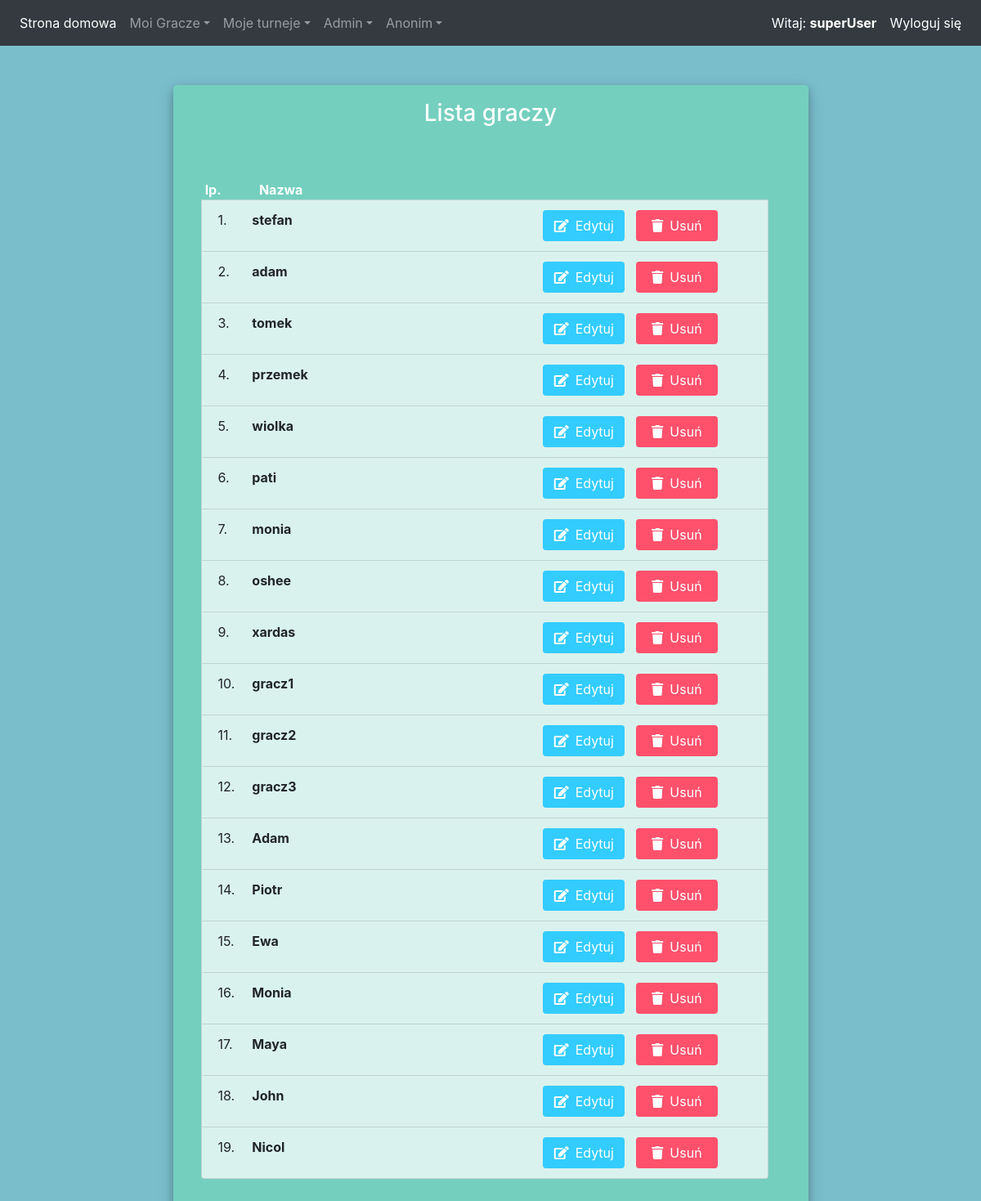
Page /players/list/all/ (signed in) on the committed database.
### app/models/player_model.py (models this page shows, shortened)
class Player(models.Model):
    user = models.ForeignKey(User, null=True, on_delete=models.CASCADE)
    name = models.CharField('Nazwa', max_length=100, null=True)

### app/decorators.py (the view)
        def wrapper_func(request, *args, **kwargs):
            group = None
            if request.user.groups.exists():
                group = request.user.groups.all()[0].name
            if group in allowed_roles:
                return view_func(request, *args, **kwargs)
            else:
                return render(request, 'app/no_authority.html')

### app/views/players_view.py (called while the page is built)
@allowed_users(allowed_roles=['user', 'admin'])
def all_players_list(request):
    if request.user.is_superuser:
        players = Player.objects.exclude(name="WALKOWER").filter
        context = {'players': players}
        return render(request, 'app/players/list.html', context)
    messages.error(request, 'Nie jesteś administatorem')
    return redirect('home')

### templates/app/players/list.html (shortened to what this page needs)
{% extends 'app/scheleton.html' %}
{% block content %}
    <div class=" container h-100" id="player_list_view">
		<div class="d-flex justify-content-center h-100">
			<div class="main-card mt-5">
				<div class="d-flex justify-content-center">
					<h3 id="form-title" class="mt-2">Lista graczy</h3>
				</div>
				<div class="d-flex justify-content-center form_container mb-4">
                    <ul class="container list-group m-4">
                    {% if players.count > 0 %}
                        <div class="row">
                            <div class="col-sm-1 txt-bold-white pt-22">lp.</div>
                            <div class="col-sm-2 txt-bold-white pl-0 pt-22">Nazwa</div>
                        </div>
                    {% else %}
                        <div class="row">
                            <div class="txt-bold-white col-12">Brak Graczy wyświetlenia.</div>
                        </div>
                    {% endif %}
                        {% for player in players %}
                            <li class="list-group-item list-background">
                                <div class="row">
                                    <div class="col-sm-1">{{ forloop.counter }}.</div>
                                    <div class="col-sm-2 font-weight-bold pl-0">{{ player.name }}</div>
                                    <div class="col-sm-2 offset-sm-4">
                                        <a href="{% url 'update_players' player.id %}">
                                            <button class="btn edit_btn" type="submit">
                                                <i class="fas fa-edit mr-2"> </i>Edytuj
                                            </button>
                                        </a>
                                    </div>
                                    <div class="col-sm-2">
                                        <form method="post" action="{% url 'delete_players' player.id %}">
                                            <button class="btn delete_btn" type="submit">
                                                <i class="fas fa-trash mr-2"> </i>Usuń
                                            </button>
                                        </form>
                                    </div>
                                </div>
                            </li>
                        {% endfor %}
                     </ul>
				</div>
			</div>
		</div>
	</div>
{% endblock %}

### templates/app/header.html (shortened to what this page needs)
<nav class="navbar navbar-expand-sm bg-dark navbar-dark">
    <div class="collapse navbar-collapse" id="navbarSupportedContent">
        <ul class="navbar-nav mr-auto">
            <li class="nav-item active">
                <a class="nav-link" href="{% url 'home' %}">Strona domowa <span class="sr-only">(current)</span></a>
            </li>
            <li class="nav-item dropdown">
                <a class="nav-link dropdown-toggle" href="#" data-toggle="dropdown">Moi Gracze</a>
            </li>
            <li class="nav-item dropdown">
                <a class="nav-link dropdown-toggle" href="#" data-toggle="dropdown">Moje turneje</a>
            </li>
            <li class="nav-item dropdown">
                <a class="nav-link dropdown-toggle" href="#" data-toggle="dropdown">Admin</a>
            </li>
            <li class="nav-item dropdown">
                <a class="nav-link dropdown-toggle" href="#" data-toggle="dropdown">Anonim</a>
            </li>
        </ul>
        <ul class="navbar-nav navbar-right">
            {% if user.is_authenticated %}
                <li class="nav-item active">
                    <a class="nav-link" href="#">Witaj: <b>{{user.username}}</b> <span class="sr-only">(current)</span></a>
                </li>
                <li class="nav-item active">
                    <a class="nav-link" href="{% url 'logout' %}">Wyloguj się <span class="sr-only">(current)</span></a>
                </li>
            {% endif %}
        </ul>
    </div>
</nav>

### app/static/css/styles.css (style rules this page uses)
.list-background { background: #daf2ee; }
.txt-bold-white { font-weight: bold; color: white; text-align: center; }
.pt-22 { padding-top: 22px; }
body, html { margin: 0; padding: 0; height: 100%; background: #7abecc !important; }
.user_card, .main-card { width: 350px; margin-top: auto; margin-bottom: auto; background: #74cfbf; position: relative; display: flex; justify-content: center; flex-direction: column; padding: 10px; box-shadow: 0 4px 8px 0 rgba(0, 0, 0, 0.2), 0 6px 20px 0 rgba(0, 0, 0, 0.19); -webkit-box-shadow: 0 4px 8px 0 rgba(0, 0, 0, 0.2), 0 6px 20px 0 rgba(0, 0, 0, 0.19); -moz-box-shadow: 0 4px 8px 0 rgba(0, 0, 0, 0.2), 0 6px 20px 0 rgba(0, 0, 0, 0.19); border-radius: 5px; }
.main-card { width: 70%; }
.form_container { margin-top: 10px; }
#form-title { color: #fff; }
.edit_btn { width: 100px; background: #33ccff !important; color: white !important; }
.delete_btn { width: 100px; background: #ff516c !important; color: white !important; }

### rows in the picture
Player: name "stefan"
Player: name "adam"
Player: name "tomek"
Player: name "przemek"
Player: name "wiolka"
Player: name "pati"
Player: name "monia"
Player: name "oshee"
Player: name "xardas"
Player: name "gracz1"
Player: name "gracz2"
Player: name "gracz3"
Player: name "Adam"
Player: name "Piotr"
Player: name "Ewa"
Player: name "Monia"
Player: name "Maya"
Player: name "John"
Player: name "Nicol"

### other values in the picture
{{ user.username }} "superUser"
